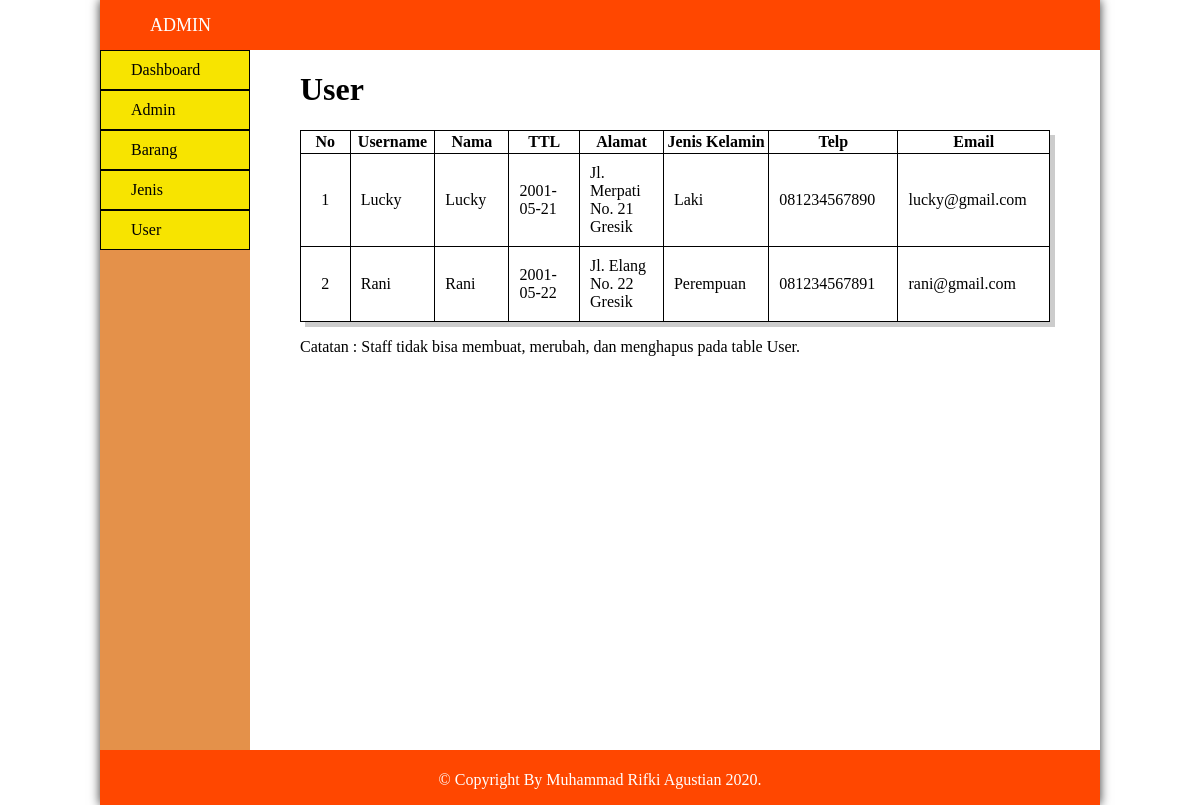
Screenshot of /admin/index.php?module=user with the database file from the repository.
### tables this page shows
CREATE TABLE `tb_user` (
  `id_user` int(11) NOT NULL,
  `username` varchar(20) NOT NULL,
  `password` varchar(20) NOT NULL,
  `nama` varchar(50) NOT NULL,
  `ttl` date NOT NULL,
  `alamat` text NOT NULL,
  `jenis_kelamin` varchar(20) NOT NULL,
  `telp` varchar(20) NOT NULL,
  `email` varchar(50) NOT NULL
);

### admin/backend/user/list.php (the view, shortened to what this page needs)
<div class="fix">
	<h1>User</h1>
    <div class="fix-table">
        <table class="table-design" border="1px" height="20%">
            <thead>
                <tr>
                    <th width="5%">No</th>
                    <th width="5%">Username</th>
                    <th width="5%">Nama</th>
                    <th width="5%">TTL</th>
                    <th width="5%">Alamat</th>
                    <th width="5%">Jenis Kelamin</th>
                    <th width="5%">Telp</th>
                    <th width="5%">Email</th>
                </tr>
            </thead>
            <tbody>
			<?php
				$no = 1;
				$sql=$db->prepare("SELECT * FROM tb_user");
				$sql->execute();
				while($hasil=$sql->FETCH(PDO::FETCH_ASSOC)){
			?>
			<tr>
				<td style="text-align: center;"><?php echo $no; ?></td>
				<td><?php echo $hasil['username'];?></td>
				<td><?php echo $hasil['nama'];?></td>
				<td><?php echo $hasil['ttl'];?></td>
				<td><?php echo $hasil['alamat'];?></td>
				<td><?php echo $hasil['jenis_kelamin'];?></td>
				<td><?php echo $hasil['telp'];?></td>
				<td><?php echo $hasil['email'];?></td>
			</tr>
			<?php
				$no++;
				}
			?>
            </tbody>
		</table>
		<p>Catatan : Staff tidak bisa membuat, merubah, dan menghapus pada table User.</p>
    </div>
</div>

### css/backend/style.css (style rules this page uses)
body, ul, li { margin: 0; padding: 0; }
.fix { padding-left: 50px; padding-right: 50px; }
.table-design { border-spacing: 0; border-collapse: collapse; border: 1px solid #000000; box-shadow: 5px 5px #cccccc; }
.table-design th { height: 20px; }
.table-design td { width: 50px; height: 10px; padding: 10px; }

### rows the page displays
tb_user: username "Lucky", nama "Lucky", ttl "2001-05-21", alamat "Jl. Merpati No. 21 Gresik", jenis_kelamin "Laki", telp "081234567890", email "lucky@gmail.com"
tb_user: username "Rani", nama "Rani", ttl "2001-05-22", alamat "Jl. Elang No. 22 Gresik", jenis_kelamin "Perempuan", telp "081234567891", email "rani@gmail.com"
